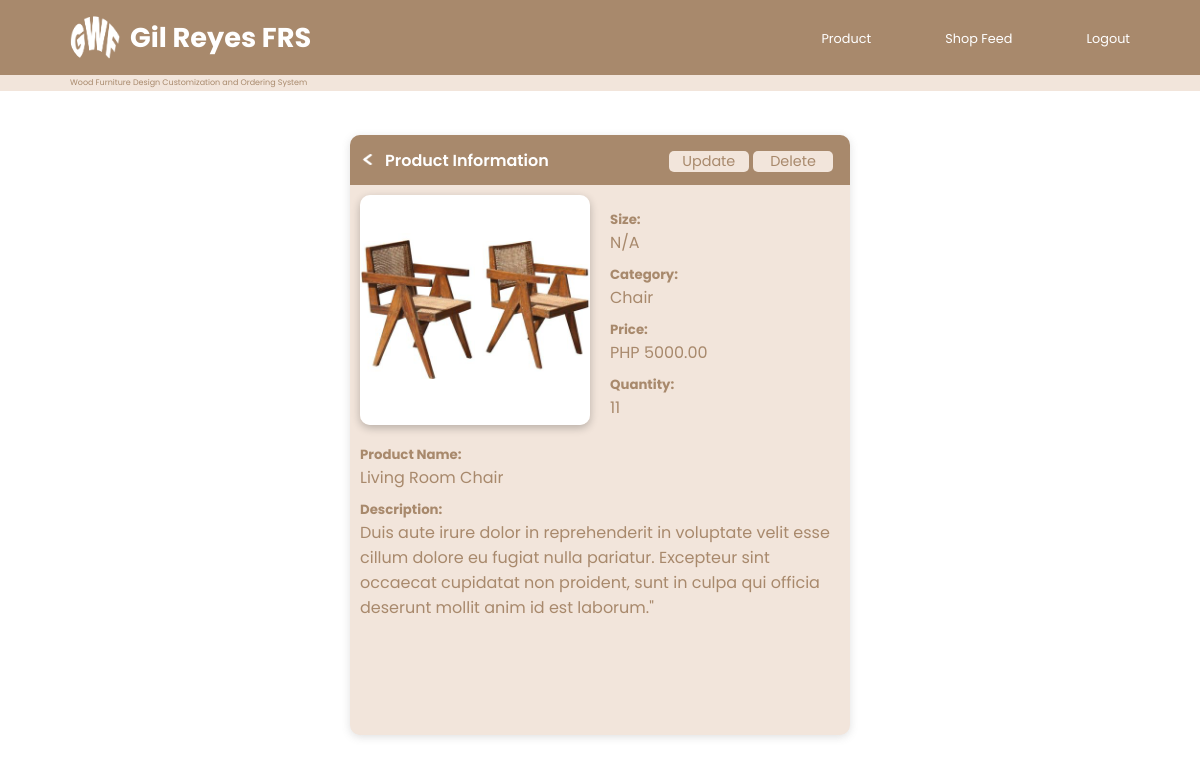
/src/sys-admin/product-page/edit-product.php?id=24 (signed in), run on an earlier commit of the app's database.
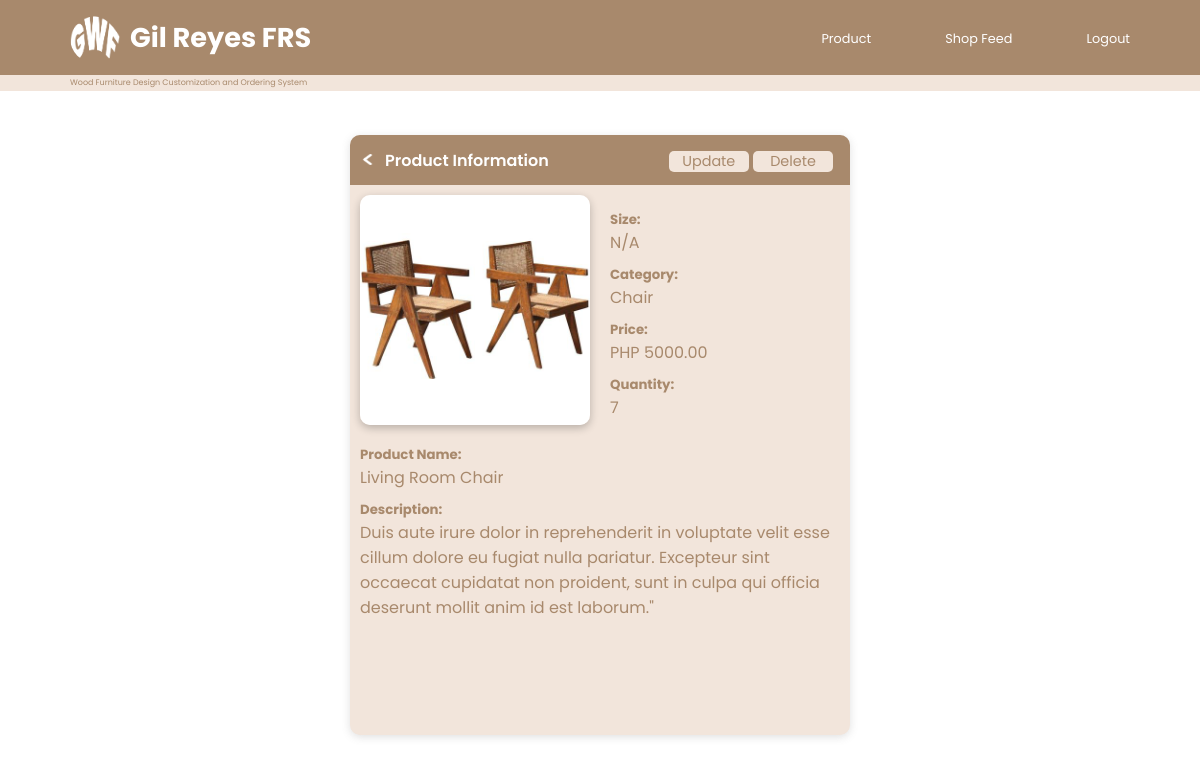
And on a later commit of the database.
### tables this page shows
CREATE TABLE `tb_product` (
  `id` int(11) NOT NULL,
  `product_name` varchar(50) NOT NULL,
  `price` int(20) NOT NULL,
  `size` varchar(15) NOT NULL,
  `p_description` text NOT NULL,
  `category` varchar(20) NOT NULL,
  `quantity` int(255) NOT NULL,
  `product_img` varchar(255) NOT NULL
);

### src/sys-admin/product-page/edit-product.php (the view, shortened to what this page needs)
<!DOCTYPE html>
<html lang="en">
<head>
    <link rel="stylesheet" href="adminProduct.css?v=<?php echo time(); ?>">
</head>
<body>
    <header>
        <div class="app-name">
            <a href="">
                <img src="../../../image/logo.png" alt="">
                <h1>Gil Reyes FRS</h1>
            </a>
        </div>
        <nav>
            <a class="a" href="../product-page/adminProduct.php">Product</a>
            <a class="a" href="../feed-profile-page/adminProfile.php">Shop Feed</a>
            <a class="a" href="../../php-database/admin-logout.php">Logout</a>
        </nav>
    </header>
    <div class="divider">
        <p>Wood Furniture Design Customization and Ordering System</p>
    </div>
    <?php
        include '../../php-database/dbconnect.php';
        $id=$_GET['id'];
        $query = "SELECT * FROM tb_product WHERE id = '$id'";
        $result = mysqli_query($conn, $query);
        while ($row = mysqli_fetch_assoc($result))
            {
                $sz=$row['size'];
                $pn=$row['product_name'];
                $pr=$row['price'];
                $pi=$row['product_img'];
                $ctgry=$row['category'];
                $qty=$row['quantity'];
                $pd=$row['p_description'];
    ?>
    <main>
        <div class="container">
            <div class="sml-cont">
                <div class="back-btn">
                    <button class="bck" onclick="window.location.href='adminProduct.php'"><img src="../../../image/icon/arrow.png" alt="" width="15px" height="11px"></button>
                    <h4>Product Information</h4>
                    <div class="upd-del-btn">
                        <button class="upd" onclick="window.location.href='edit.php?id=<?php echo $id; ?>'">Update</button>
                        <button class="del" onclick="openAlert()">Delete</button>
                    </div>
                </div>
                <div class="content-cont">
                    <div class="ed-prod">
                        <div class="ep-image" onclick="openImage()">
                            <img src="<?php echo $pi; ?>" alt="" width="230px">
                        </div>
                        <div class="ep-size-price">
                            <div>
                                <h5>Size:</h5>
                                <p><?php echo $sz; ?></p>
                            </div>
                            <div>
                                <h5>Category:</h5>
                                <p><?php echo $ctgry; ?></p>
                            </div>
                            <div>
                                <h5>Price:</h5>
                                <p>PHP <?php echo $pr; ?>.00</p>
                            </div>
                            <div>
                                <h5>Quantity:</h5>
                                <p><?php echo $qty; ?></p>
                            </div>
                        </div>
                    </div>
                    <div class="ep-name-desc">
                        <div>
                            <h5>Product Name:</h5>
                            <p><?php echo $pn; ?></p>
                        </div>
                        <div>
                            <h5>Description:</h5>
                            <p><?php echo $pd; ?></p>
                        </div>
                    </div>
                </div>
            </div>
        </div>
    </main>
    <?php } ?>
</body>
</html>

What changed in the data, as far as the page shows it:
changed tb_product "Chair": quantity "11" → "7"
